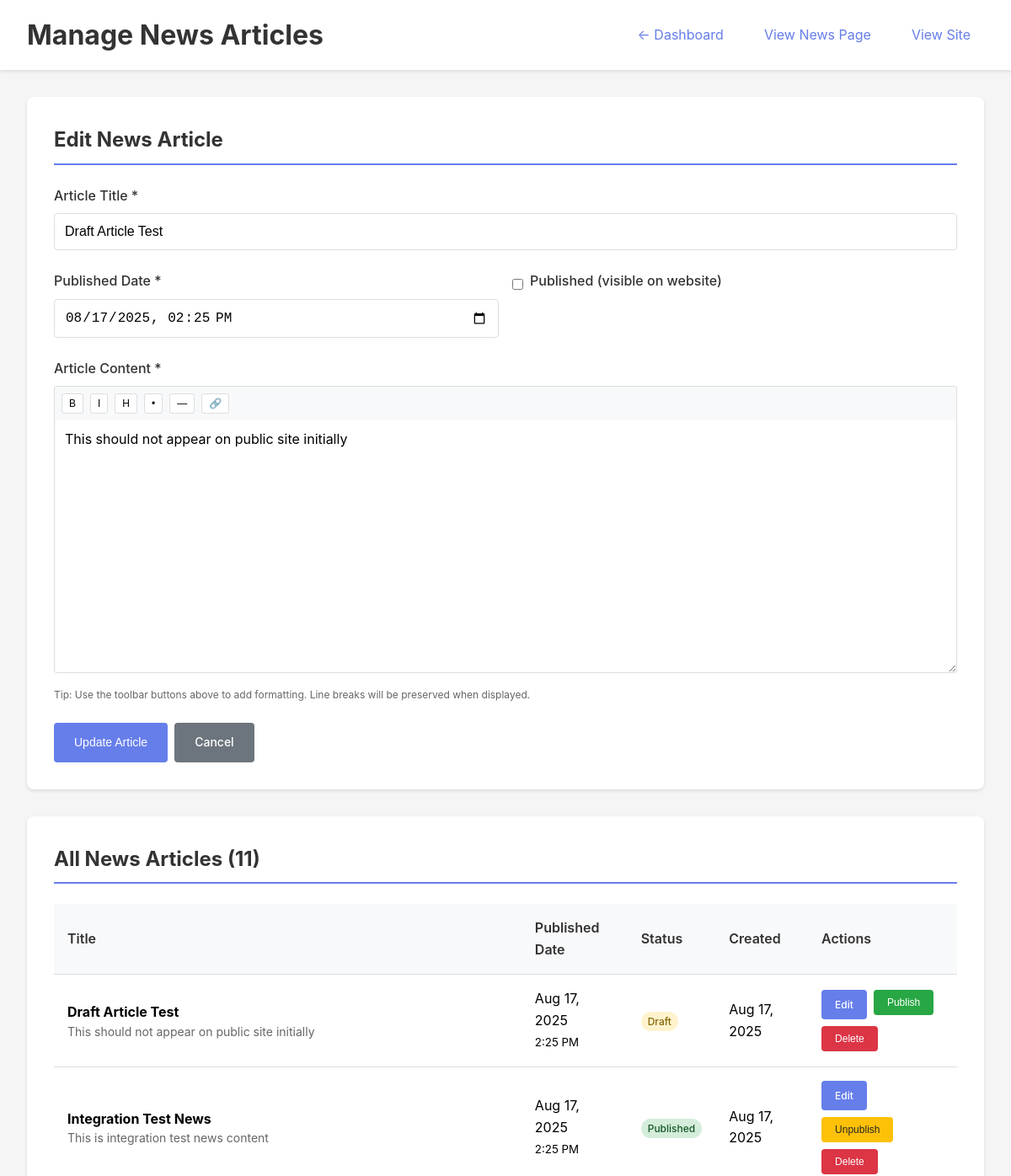
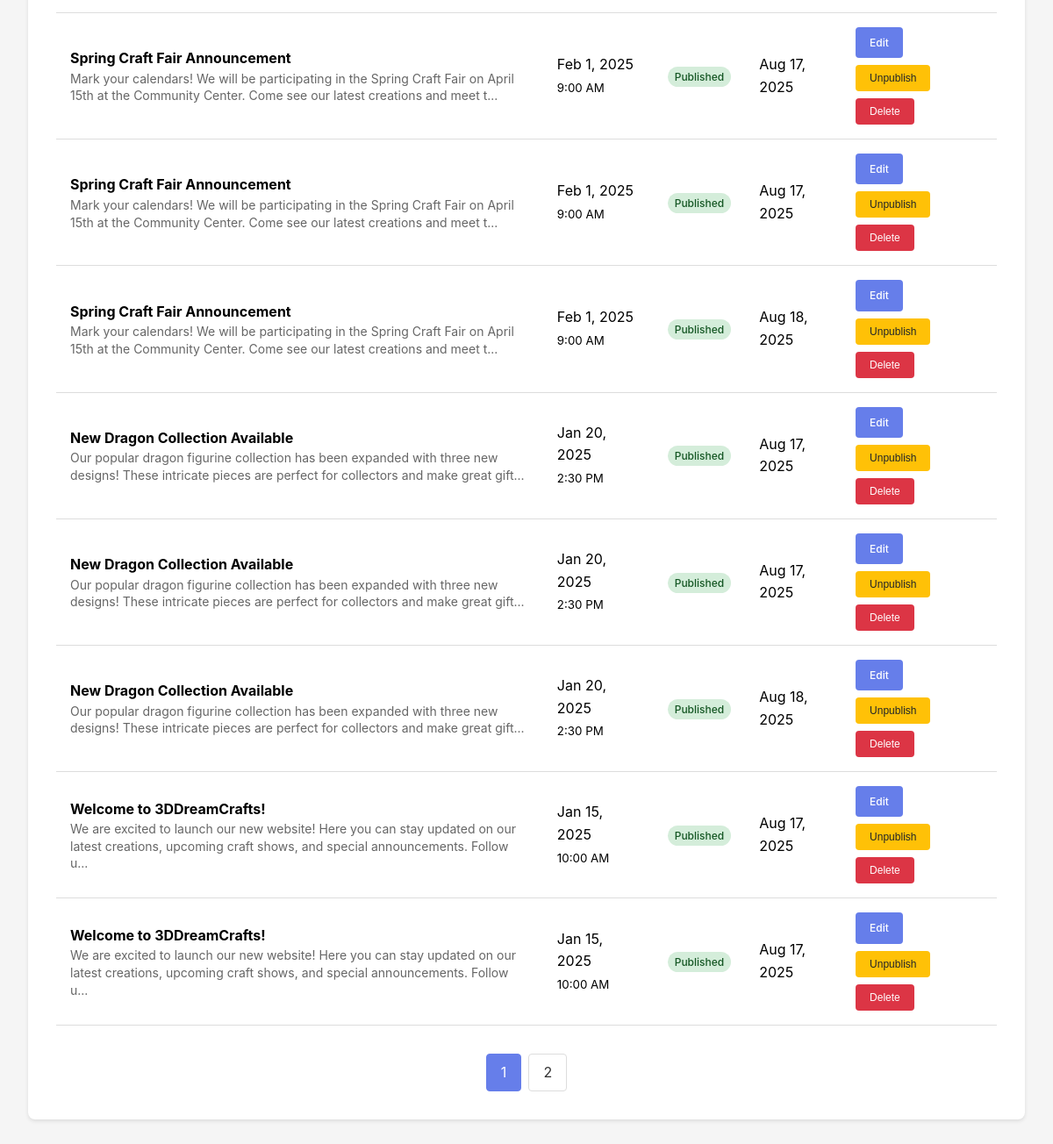
Screenshot of /admin/manage/news-articles.php?edit=211 (signed in) with the database file from the repository (2 pictures, top to bottom).
### tables this page shows
CREATE TABLE news_articles (
            id INTEGER PRIMARY KEY AUTOINCREMENT,
            title TEXT NOT NULL,
            content TEXT NOT NULL,
            published_date DATETIME DEFAULT CURRENT_TIMESTAMP,
            is_published BOOLEAN DEFAULT 1,
            created_at DATETIME DEFAULT CURRENT_TIMESTAMP,
            updated_at DATETIME DEFAULT CURRENT_TIMESTAMP
        );

### includes/database.php (called while the page is built, shortened)
<?php
require_once __DIR__ . '/config.php';
class DatabaseManager {
    private static $instance = null;
    private $connection = null;
    public static function getInstance() {
        if (self::$instance === null) {
            self::$instance = new self();
        }
        return self::$instance;
    }
    private function connect() {
        try {
            $this->connection = new PDO('sqlite:' . DB_PATH);
            $this->connection->setAttribute(PDO::ATTR_ERRMODE, PDO::ERRMODE_EXCEPTION);
            $this->connection->exec('PRAGMA foreign_keys = ON');
            $this->connection->exec('PRAGMA journal_mode = WAL');
            $this->connection->exec('PRAGMA synchronous = NORMAL');
        } catch (PDOException $e) {
            throw new Exception("Database connection failed: " . $e->getMessage());
        }
    }
    public function query($sql, $params = []) {
        try {
            $stmt = $this->connection->prepare($sql);
            $stmt->execute($params);
            return $stmt->fetchAll(PDO::FETCH_ASSOC);
        } catch (PDOException $e) {
            $this->logError("Query failed", $sql, $params, $e);
            throw new Exception("Database query failed: " . $e->getMessage());
        }
    }
    public function execute($sql, $params = []) {
        try {
            $stmt = $this->connection->prepare($sql);
            $stmt->execute($params);
            return $stmt->rowCount();
        } catch (PDOException $e) {
            $this->logError("Execute failed", $sql, $params, $e);
            throw new Exception("Database execute failed: " . $e->getMessage());
        }
    }
    public function queryOne($sql, $params = []) {
        $result = $this->query($sql, $params);
        return !empty($result) ? $result[0] : null;
    }
}

### includes/config.php (called while the page is built, shortened)
<?php
class ConfigManager {
    private static $instance = null;
    public static function getInstance() {
        if (self::$instance === null) {
            self::$instance = new self();
        }
        return self::$instance;
    }
}
?>

### includes/cache.php (called while the page is built, shortened)
<?php
class CacheManager {
    private static $instance = null;
    private $cacheDir;
    private function __construct() {
        $this->cacheDir = __DIR__ . '/../cache/';
    }
    public static function getInstance() {
        if (self::$instance === null) {
            self::$instance = new self();
        }
        return self::$instance;
    }
    private function ensureCacheDirectory() {
        $htaccessPath = $this->cacheDir . '.htaccess';
    }
}

### includes/content.php (called while the page is built, shortened)
<?php
require_once __DIR__ . '/database.php';
require_once __DIR__ . '/config.php';
require_once __DIR__ . '/cache.php';
class ContentManager {
    public function __construct() {
        $this->db = DatabaseManager::getInstance();
    }
}
class AdminManager extends ContentManager {
    public function getContentById($table, $id) {
        try {
            $sql = "SELECT * FROM $table WHERE id = ?";
            return $this->db->queryOne($sql, [$id]);
        } catch (Exception $e) {
            error_log("AdminManager::getContentById() failed: " . $e->getMessage());
            return null;
        }
    }
    public function getAllContent($table, $page = 1, $perPage = null, $orderBy = 'id', $orderDir = 'DESC') {
        try {
            $offset = ($page - 1) * $perPage;
            $orderDir = strtoupper($orderDir) === 'ASC' ? 'ASC' : 'DESC';
            $countSql = "SELECT COUNT(*) as total FROM $table";
            $countResult = $this->db->queryOne($countSql);
            $totalItems = $countResult ? (int)$countResult['total'] : 0;
            $totalPages = ceil($totalItems / $perPage);
            $sql = "SELECT * FROM $table ORDER BY $orderBy $orderDir LIMIT ? OFFSET ?";
            $content = $this->db->query($sql, [$perPage, $offset]);
            return [
                'content' => $content,
                'current_page' => $page,
                'total_pages' => $totalPages,
                'total_items' => $totalItems,
                'per_page' => $perPage
            ];
        } catch (Exception $e) {
            error_log("AdminManager::getAllContent() failed: " . $e->getMessage());
            return [
                'content' => [],
                'current_page' => 1,
                'total_pages' => 0,
                'total_items' => 0,
                'per_page' => $perPage ?? ITEMS_PER_PAGE
            ];
        }
    }
    private function validateTableName($table) {
        $allowedTables = ['featured_prints', 'craft_shows', 'news_articles', 'settings'];
    }
}
?>

### public/admin/manage/news-articles.php (the view, shortened to what this page needs)
<?php
require_once __DIR__ . '/../../../includes/config.php';
require_once __DIR__ . '/../../../includes/database.php';
require_once __DIR__ . '/../../../includes/content.php';
$adminManager = new AdminManager();
$page = (int)($_GET['page'] ?? 1);
$articlesData = $adminManager->getAllContent('news_articles', $page, 10, 'published_date', 'DESC');
$articles = $articlesData['content'];
$editArticle = null;
if (isset($_GET['edit']) && $_GET['edit'] > 0) {
    $editArticle = $adminManager->getContentById('news_articles', (int)$_GET['edit']);
}
?>
<!DOCTYPE html>
<html lang="en">
<head>
</head>
<body>
    <div class="header">
        <h1>Manage News Articles</h1>
        <div class="nav-links">
            <a href="/admin/">← Dashboard</a>
            <a href="/news.php" target="_blank">View News Page</a>
            <a href="/">View Site</a>
        </div>
    </div>
    <div class="container">
        <div class="card">
            <h2><?php echo $editArticle ? 'Edit News Article' : 'Add New News Article'; ?></h2>
            <form method="POST" action="">
                <div class="form-group">
                    <label for="title">Article Title *</label>
                    <input type="text" id="title" name="title" required
                           value="<?php echo $editArticle ? htmlspecialchars($editArticle['title']) : ''; ?>"
                           placeholder="e.g., New 3D Print Collection Available">
                </div>
                <div class="form-row">
                    <div class="form-group">
                        <label for="published_date">Published Date *</label>
                        <input type="datetime-local" id="published_date" name="published_date" required
                               value="<?php echo $editArticle ? date('Y-m-d\TH:i', strtotime($editArticle['published_date'])) : date('Y-m-d\TH:i'); ?>">
                    </div>
                    <div class="form-group">
                        <div class="checkbox-group">
                            <input type="checkbox" id="is_published" name="is_published"
                                   <?php echo (!$editArticle || $editArticle['is_published']) ? 'checked' : ''; ?>>
                            <label for="is_published">Published (visible on website)</label>
                        </div>
                    </div>
                </div>
                <div class="form-group">
                    <label for="content">Article Content *</label>
                    <div class="editor-toolbar">
                        <button type="button" class="editor-btn" onclick="insertText('**', '**')" title="Bold">B</button>
                        <button type="button" class="editor-btn" onclick="insertText('*', '*')" title="Italic">I</button>
                        <button type="button" class="editor-btn" onclick="insertText('\n\n### ', '')" title="Heading">H</button>
                        <button type="button" class="editor-btn" onclick="insertText('\n- ', '')" title="List">•</button>
                        <button type="button" class="editor-btn" onclick="insertText('\n\n---\n\n', '')" title="Separator">—</button>
                        <button type="button" class="editor-btn" onclick="insertText('[', '](url)')" title="Link">🔗</button>
                    </div>
                    <textarea id="content" name="content" required class="rich-editor editor-textarea"
                              placeholder="Write your news article content here. You can use basic formatting:&#10;&#10;**Bold text**&#10;*Italic text*&#10;### Headings&#10;- List items&#10;&#10;Paragraphs are separated by blank lines."><?php echo $editArticle ? htmlspecialchars($editArticle['content']) : ''; ?></textarea>
                    <small style="color: #666; font-size: 12px; margin-top: 0.5rem; display: block;">
                        Tip: Use the toolbar buttons above to add formatting. Line breaks will be preserved when displayed.
                    </small>
                </div>
                <div class="actions">
                    <button type="submit" class="btn btn-primary">
                        <?php echo $editArticle ? 'Update Article' : 'Add Article'; ?>
                    </button>
                    <?php if ($editArticle): ?>
                        <a href="/admin/manage/news-articles.php" class="btn btn-secondary">Cancel</a>
                    <?php endif; ?>
                </div>
            </form>
        </div>
        <div class="card">
            <h2>All News Articles (<?php echo $articlesData['total_items']; ?>)</h2>
            <?php if (!empty($articles)): ?>
                <table class="table">
                    <thead>
                        <tr>
                            <th>Title</th>
                            <th>Published Date</th>
                            <th>Status</th>
                            <th>Created</th>
                            <th>Actions</th>
                        </tr>
                    </thead>
                    <tbody>
                        <?php foreach ($articles as $article): ?>
                            <tr>
                                <td>
                                    <strong><?php echo htmlspecialchars($article['title']); ?></strong>
                                    <div class="article-preview">
                                        <?php
                                        $preview = strip_tags($article['content']);
                                        echo htmlspecialchars(strlen($preview) > 150 ? substr($preview, 0, 150) . '...' : $preview);
                                        ?>
                                    </div>
                                </td>
                                <td>
                                    <?php
                                    echo date('M j, Y', strtotime($article['published_date']));
                                    echo '<br><small>' . date('g:i A', strtotime($article['published_date'])) . '</small>';
                                    ?>
                                </td>
                                <td>
                                    <span class="status-badge <?php echo $article['is_published'] ? 'status-published' : 'status-draft'; ?>">
                                        <?php echo $article['is_published'] ? 'Published' : 'Draft'; ?>
                                    </span>
                                </td>
                                <td><?php echo date('M j, Y', strtotime($article['created_at'])); ?></td>
                                <td>
                                    <div class="actions">
                                        <a href="?edit=<?php echo $article['id']; ?>" class="btn btn-sm btn-primary">Edit</a>
                                        <form method="POST" style="display: inline;">
                                            <button type="submit" class="btn btn-sm <?php echo $article['is_published'] ? 'btn-warning' : 'btn-success'; ?>">
                                                <?php echo $article['is_published'] ? 'Unpublish' : 'Publish'; ?>
                                            </button>
                                        </form>
                                        <form method="POST" style="display: inline;"
                                              onsubmit="return confirm('Are you sure you want to delete this news article? This action cannot be undone.');">
                                            <button type="submit" class="btn btn-sm btn-danger">Delete</button>
                                        </form>
                                    </div>
                                </td>
                            </tr>
                        <?php endforeach; ?>
                    </tbody>
                </table>
                <?php if ($articlesData['total_pages'] > 1): ?>
                    <div class="pagination">
                        <?php for ($i = 1; $i <= $articlesData['total_pages']; $i++): ?>
                            <?php if ($i === $articlesData['current_page']): ?>
                                <span class="current"><?php echo $i; ?></span>
                            <?php else: ?>
                                <a href="?page=<?php echo $i; ?>"><?php echo $i; ?></a>
                            <?php endif; ?>
                        <?php endfor; ?>
                    </div>
                <?php endif; ?>
            <?php endif; ?>
        </div>
    </div>
</body>
</html>

### rows the page displays
news_articles: title "Draft Article Test", published_date "08/17/2025 14:25", content "This should not appear on public site initially", published_date "Aug 17, 2025", published_date "2:25 PM", created_at "Aug 17, 2025", shows "Publish"
news_articles: title "Integration Test News", content "This is integration test news content", published_date "Aug 17, 2025", published_date "2:25 PM", is_published "Published", created_at "Aug 17, 2025"
news_articles: title "Spring Craft Fair Announcement", content "Mark your calendars! We will be participating in the Spring Craft Fair on April 15th at the Community Center. Come see our latest creations and meet t...", published_date "Feb 1, 2025", published_date "9:00 AM", is_published "Published", created_at "Aug 17, 2025"
news_articles: title "Spring Craft Fair Announcement", content "Mark your calendars! We will be participating in the Spring Craft Fair on April 15th at the Community Center. Come see our latest creations and meet t...", published_date "Feb 1, 2025", published_date "9:00 AM", is_published "Published", created_at "Aug 17, 2025"
news_articles: title "Spring Craft Fair Announcement", content "Mark your calendars! We will be participating in the Spring Craft Fair on April 15th at the Community Center. Come see our latest creations and meet t...", published_date "Feb 1, 2025", published_date "9:00 AM", is_published "Published", created_at "Aug 18, 2025"
news_articles: title "New Dragon Collection Available", content "Our popular dragon figurine collection has been expanded with three new designs! These intricate pieces are perfect for collectors and make great gift...", published_date "Jan 20, 2025", published_date "2:30 PM", is_published "Published", created_at "Aug 17, 2025"
news_articles: title "New Dragon Collection Available", content "Our popular dragon figurine collection has been expanded with three new designs! These intricate pieces are perfect for collectors and make great gift...", published_date "Jan 20, 2025", published_date "2:30 PM", is_published "Published", created_at "Aug 17, 2025"
news_articles: title "New Dragon Collection Available", content "Our popular dragon figurine collection has been expanded with three new designs! These intricate pieces are perfect for collectors and make great gift...", published_date "Jan 20, 2025", published_date "2:30 PM", is_published "Published", created_at "Aug 18, 2025"
news_articles: title "Welcome to 3DDreamCrafts!", content "We are excited to launch our new website! Here you can stay updated on our latest creations, upcoming craft shows, and special announcements. Follow u...", published_date "Jan 15, 2025", published_date "10:00 AM", is_published "Published", created_at "Aug 17, 2025"
news_articles: title "Welcome to 3DDreamCrafts!", content "We are excited to launch our new website! Here you can stay updated on our latest creations, upcoming craft shows, and special announcements. Follow u...", published_date "Jan 15, 2025", published_date "10:00 AM", is_published "Published", created_at "Aug 17, 2025"

### other values shown
$articlesData['total_items'] "11"
